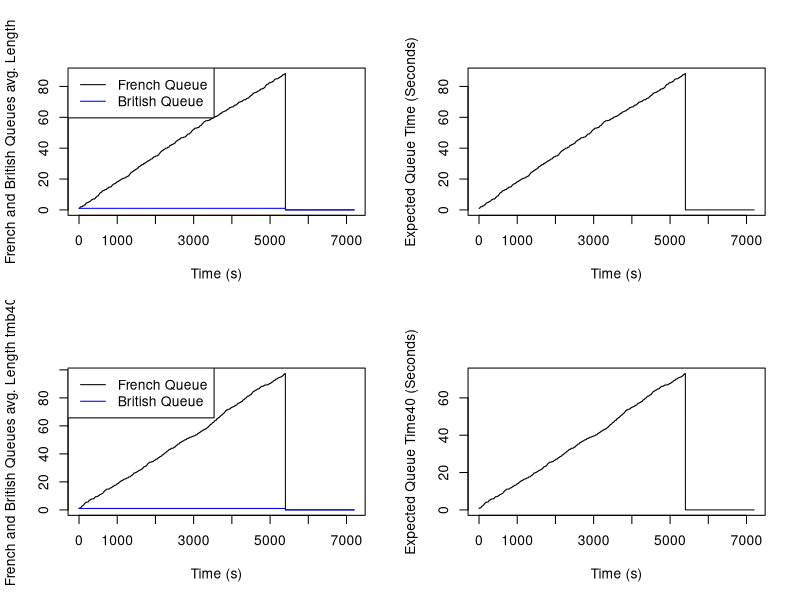

Write the R code that produced this figure.

# This is a document that has a code containing a function called (qsim). The (qsim) function  is to simulate cars passing through French and then British passport control at a French ferry terminal. Before each part of this code, there will be a small paragraph to explain the general idea of this part in the context of the practical (2). In addition, after each part, there will be a few lines to explain each line separately and illustrate the functions that we used. In the last part of this code, we will intrduce a function to calculate the possibility that at least one car will miss the ferry's departure. Moreover, in the last part of the code, we added a brief discussion to explain the implications of small extra delays in British checking.



# Firstly:
# In order to write the simulation function, we initialize the necessary data structures and variables to simulate the queuing system. For instance, the French and British queues and the data vectors of average queuing lines etc.  Moreover, there will be some variables to update these structures to model the arrival, processing, and departure of French and British cars at the border checkpoint. As the simulation develops, the initialization variables are crucial for capturing and following the dynamics of the queuing system.


qsim <- function(mf, mb, a.rate, trb, trf, tmb, tmf, maxb) {
  
  nf <- numeric(7200)  
  nb <- numeric(7200)
  eq <- numeric(7200)
  
  French_queues <- numeric(mf)
  British_queues<- numeric(mb)
  
  
  tmf_min <- tmf  
  tmf_max <- tmf + trf
  tmb_min <- tmb  
  tmb_max <- tmb + trb
  
  French_processing <-  runif(1, min = tmf_min, max = tmf_max)
  British_processing <- runif(1, min = tmf_min, max = tmf_max)
  nxt_French_arrival <- rexp(1, a.rate)
  nxt_British_arrival <- Inf
  
  
  ## Closer look to the previous lines:
  # nf, nb, and eq are initialized as empty numeric vectors with a length of 7200 (in seconds), which corresponds to a 2-hour simulation. These vectors will store data over time.
  # French_queues and British_queues are initialized as empty numeric vectors. These represent the queues for French and British cars, respectively.
  
  # (tmf_min AND tmf_max) means that the actual processing time for a French car will be somewhere between tmf_min and tmf_max.
  # (tmb_min AND tmb_max) means that the actual processing time for a British car will be somewhere between tmb_min and tmb_max.
  # (French_processing <-runif(1, min = tmf_min, max = tmf_max)) this line generates a single random processing time for a French car. It is a random value within the range defined by tmf_min and tmf_max. Similarly, (runif(1, min = tmb_min, max = tmb_max)) generates a single random processing time for a British car within the range defined by tmb_min and tmb_max.
  
  # nxt_French_arrival is  used to simulate the time until the next arrival of a French cars based on the rate (a.rate) which  represents the time until the next arrival of a car at French station. The (rexp) function in R is typically used for simulating the time between events in a Poisson process, where events occur at a constant average rate. 
  # nxt_British_arrival is initially set to positive infinity, because the arrival time of the first car that arrive British stations is undefined at the start of the simulationis. This is a common approach when simulating queuing systems where the initial arrival time of cars is not specified.
  
  
  # Secondly: 
  # In this section of the code, the simulation models cars arriving at French passport control stations and the subsequent updating of French queues. Starting by determining if a car arrives based on a given probability (0.1), and if so, assigns the car to the shortest French queue. Processing times for cars at the French stations are reduced until a car is fully processed, at which point it either moves to the British queues if there's capacity (when the summation of British queues is less than 5*20) or is placed back in the French queue. This dynamic process accounts for the flow of cars through the French passport control system, balancing processing and queue capacities, and is vital for simulating border control scenarios effectively.
  
  for (t in 1:7200) {
    if (runif(1) < a.rate) {
      French_queues[which.min(French_queues)] <- French_queues[which.min(French_queues)] + 1
    }
    for (i in 1:mf) {
      if (!is.na(French_processing[i])) {
        French_processing[i] <- French_processing[i] - 1
        if (French_processing[i] == 0) {
          if (sum(!is.na(British_queues)) < mb * maxb) {
            Shortest_British <- which.min(British_queues)
            British_queues[Shortest_British] <- c(British_queues[Shortest_British], 1)
            French_processing[i] <- NA
          } else {
            French_queues[i] <- c(French_queues[i], 1)
            French_processing[i] <- NA
          }
        }
      }
    }
    if (t > 5400) {
      break  
      
    }
    
    ## Closer look to the previous lines:
    # for (t in 1:7200) is a loop that iterates over 7200 time steps (two-hours).
    # (runif(1)) is used to generate a single random number from a uniform distribution in the range [0, 1]. It then checks if this random number is less than the specified arrival rate a.rate. This part (which.min(French_queues)) identifies the index of the French queue with the shortest length. Then, (French_queues[which.min(French_queues)] + 1) accesses the identified queue by using its index and increments the length of the identified French queue by 1, signifying the arrival of a new car at that queue.
    # for (i in 1:mf), is an inner loop that iterates over the French queues.
    # if (!is.na(French_processing[i])) this line checks whether there is an active car (not marked as NA) being processed in the i-th French queue. If there is an active car, the code inside the if statement will be executed. If there is no active car in that queue, the code within the if block will be skipped.
    # (French_processing[i]) this part of the code accesses the processing time of the car in the i-th French queue. (French_processing[i] - 1) this line subtracts 1 from the current processing time. The entire line is to reduce the remaining processing time for the French car in the i-th French queue by one second.
    #  (if (French_processing[i] == 0))is used to check whether the remaining processing time for the French car in the i-th French queue has reached zero. If the processing time equals zero, it indicates that the car has been fully processed, and the queuing needs to decide what to do with the departing car.
    #  (if (sum(!is.na(British_queues)) < mb * maxb)) this line is used to check if there is enough capacity in the British queues to accommodate the departing French car. (mb * maxb) this part of the code is to calculate a value representing the maximum capacity of the British queues.
    # (Shortest_British <- which.min(British_queues)) this line is used to find the British queue with the shortest length (fewest car) and then add a new British car (represented as 1) to that queue.
    # (which.min(...)), returns the index of the first occurrence of the minimum value in the British_queues vector.
    # (British_queues[Shortest_British]) is used to access the British queue with the shortest length. While ((British_queues[Shortest_British], 1)) is a new vector that combines the existing cars of the British queue with a new element (car), which represents the arrival of a British car. In this case, the new element is 1, indicating the arrival of one car coming to the British stations.
    # (French_processing[i] <- NA) this part sets the processing time of the French car to "Not Available," indicating that the car has been transferred to a British queue. If there is not enough capacity in the British queues this line (French_queues[i] <- c(French_queues[i], 1)) will add the French car back to the end of the i-th French queue, assuming there's no capacity in the British queues.
    # This part (French_processing[i] <- NA) sets the processing time of the French car to "Not Available," indicating that the car is still in the French queue.
    #  (if (t > 5400) ) this statement closes check-in, so that no new cars arrive in the final 30 minutes 5400 seconds.
    
    
    
    
    # Thirdly:
    #This section of the code makes sure that each car in the British lines is processed individually before being pulled from the line to make space for the next car to be processed. It also takes into account the British lines' 20-car maximum per line capacity by deleting processed cars and updating the queues' status as necessary.
    
    for (i in 1:mb) {
      if (!is.na(British_processing[i])) {
        British_processing[i] <- British_processing[i] - 1
        if (British_processing[i] == 0) {
          British_queues[i] <- British_queues[i][-1]
          British_processing[i] <- NA
        }
      }
    }
    
    ## Closer look to the previous lines:
    # The for loop here is to iterate over each British queue (indexed by i) in the range from 1 to the total number of British queues (mb).
    # This part (if (!is.na(British_processing[i]))) checks if there is an active car being processed in the i-th British queue. In addition, it ensures that the processing time is not "Not Available" (NA), which would mean there is no car currently being processed in that queue. Moreover, if there is an active car in the British queue (British_processing[i] is not NA), the code proceeds to update its processing time.
    # This part (British_processing[i] <- British_processing[i] - 1) reduces the remaining processing time for the car in the i-th British queue by one second.
    # This part (if (British_processing[i] == 0)) checks if the processing time for the car in the i-th British queue has reached zero, indicating that the car has been fully processed.
    
    # (British_queues[i] <- British_queues[i][-1]) removes the first car from the i-th British queue, effectively marking it as processed and dequeued.
    # (British_processing[i] <- NA) sets the processing time of the car to "Not Available" (NA), indicating that the queue is now empty, and there's no car being processed in that British queue.
    
    
    
    # Then, 
    # This part of the code controls the stochastic arrival of French cars at the French passport control. When it's time for a car to arrive, it updates the arrival time and adds the car to the queue. If it's not time for a new car, it simply counts down the time until the next car's arrival, ensuring that the simulation progresses in discrete time steps.
    
    if (nxt_French_arrival <= 0) {
      nxt_French_arrival <- rexp(1, a.rate)
      French_queues <- c(French_queues, 1)
    } else {
      nxt_French_arrival <- nxt_French_arrival - 1
    }
    
    ## Closer look to the previous lines:
    # The (if) statement here checks if the value of nxt_French_arrival is less than or equal to zero. If the condition is true, it means that the time has come for a new French car to arrive. Moreover, it determines if it's time for a new car to arrive based on the defined inter-arrival time distribution.
    # This part (French_queues <- c(French_queues, 1) is used to add a new car to the queue of French cars in the queuing system simulation.
    # This line (nxt_French_arrival <- nxt_French_arrival - 1) is executed when the condition in the if statement is not met, which indicates that it's not yet time for a new French car to arrive. Additionally, it used to decrement the time remaining until the next French car arrival by one time step.
    
    
    # Next,
    #  We made sure of controling the stochastic arrival of British cars at the British passport control by using this part of the code. In otherwords, when it's time for a car to arrive, it updates the arrival time and adds the car to the shortest available British queue, ensuring that the simulation follows the defined arrival rate and capacity constraints of the queues. If it's not yet time for a new car to arrive, it simply counts down the time until the next car's arrival. 
    
    if (nxt_British_arrival <= 0) {
      nxt_British_arrival <- rexp(1, a.rate)
      if (sum(!is.na(British_queues)) < mb * maxb) {
        Shortest_British <- which.min(British_queues)
        British_queues[Shortest_British] <- c(British_queues[Shortest_British], 1)
      }
    } else {
      nxt_British_arrival <- nxt_British_arrival - 1
    }
    
    ## Closer look to the previous lines:
    # Here explanation for the code above, (if (nxt_British_arrival <= 0)) is used to check if it's time for a new car to arrive at the British passport control. Based on the a.rate probability.
    # (sum(!is.na(British_queues)) < mb * maxb) checks if there is enough capacity in the British queues by calculating the current number of cars in the British queues. If the count is less than mb * maxb which is (5*20) in this simulation, it means there's a space for a new car. Moreover, if there is space the new car goes to the shortest british queue using these two lines (Shortest_British <- which.min(British_queues)) and (British_queues[Shortest_British] <- c(British_queues[Shortest_British], 1)) respectively. If there is no space in the British queues for a new car this line (nxt_British_arrival <- nxt_British_arrival - 1) subtracts one second from the time until the arrival of the next British car.
    
    # Moving to the next part:
    #By updating each vector of data for each time step in the simulation, we can gain insights into the dynamics of the queues, processing times, and expected waiting times as the simulation progresses. This gives us a comprehensive view of the simulation by identifying the average of the French and British passport control stations as well as the expected time. 
    
    nf[t] <- sum(lengths(French_queues)) / mf
    nb[t] <- sum(lengths(British_queues)) /mb 
    eq[t] <- (nf[t] * tmf)  / (nb[t] * tmb)
    
  }
  
  ## Closer look to the previous lines:
  # (nf[t] <- sum(lengths(French_queues)) / mf) this line computes the average length of the French queues by summing the lengths of all French queues using sum(lengths(French_queues)) and then dividing this sum by the total number of French queues, mf. The line (nb[t] <- sum(lengths(British_queues)) /mb) does exactly the same to the British queues in order to get the average length of the British queues.
  # This line (eq[t] <- (sum(nf) * (tmf + trf)) / (a.rate)) calculates the average expected waiting time for a car at the start of the French queue at the t-th second of the simulation.
  
  return(list(nf = nf, nb = nb, eq = eq))
}

# Running with the default parameters:
set.seed(0)
DFLT_RSLT <- qsim(mf = 5, mb = 5, a.rate = 0.1, trb = 40, trf = 40, tmb = 30, tmf = 30, maxb = 20)

# Running with with tmb = 40
set.seed(40)
RSLT_tmb40 <- qsim(mf = 5, mb = 5, a.rate = 0.1, trb = 40, trf = 40, tmb = 40, tmf = 30, maxb = 20)

# (DFLT_RSLT) is used to store the qsim function to simulate the passport control queues with the given parameters.
# (RSLT_tmb40) is used to store the qsim function to simulate the passport control queues with the given parameters but changing the value of (tmb) to 40 seconds. 


# The resulting 4-panel plot allows us to compare the average queue lengths in French and British stations and expected waiting times between the default scenario and the one with increased British processing time.

# Plot the results
par(mfrow=c(2, 2)) # sets up a plotting layout with 2 rows and 2 columns.

plot(DFLT_RSLT$nf, type = "l", xlab = "Time (s)", ylab = "French and British Queues avg. Length")
lines(DFLT_RSLT$nb, col = "blue")
legend("topleft", legend = c("French Queue", "British Queue"), col = c("black", "blue"), lty = 1)

# In terms of plotting (French and British Queues avg. Length) the (plot) function is used to create the initial plot, and (lines) adds additional lines to the existing plot, while (legend) adds a legend to help interpret the lines on the plot.


plot(DFLT_RSLT$eq, type = "l", xlab = "Time (s)", ylab = "Expected Queue Time (Seconds)") # To plot the average expected waiting time for a car at the start of the french queue for each second of the simulation.

plot(RSLT_tmb40$nf, type = "l", xlab = "Time (s)", ylab = "French and British Queues avg. Length tmb40")
lines(RSLT_tmb40$nb, col = "blue")
legend("topleft", legend = c("French Queue", "British Queue"), col = c("black", "blue"), lty = 1)

plot(RSLT_tmb40$eq, type = "l", xlab = "Time (s)", ylab = "Expected Queue Time40 (Seconds)")

# The previous four lines are for plotting the graph with different (minimum British handling time).

# Finally:
# We will intrduce a function to calculate the possibility that at least one car will miss the ferry's departure. We will implement that by using our qsim function 100 times.

EST_PROB <- function(mf, mb, a.rate, trb, trf, tmb, tmf, maxb, repetitions) {
  AT_LEAST_ONE <- 0
  for (i in 1:repetitions) {
    RSLT <- qsim(mf, mb, a.rate, trb, trf, tmb, tmf, maxb)
    if (RSLT$nf[5400] > 0 || RSLT$nb[7200] > 0) {
      AT_LEAST_ONE <- AT_LEAST_ONE + 1
    }
  }
  return(AT_LEAST_ONE / repetitions)
}

# The function (EST_PROB) takes the simulation parameters (mf, mb, a.rate, trb, trf, tmb, tmf, maxb) and the number of repetitions to run (repetitions).
# (AT_LEAST_ONE <- 0) this line initializes a variable named AT_LEAST_ONE to zero. This variable will be used to count the number of times at least one car misses the ferry's departure in the simulations.
# This part (for (i in 1:repetitions)) starts a loop that will run for the specified number of repetitions. The loop will repeat the simulation and check if at least one car misses the ferry's departure in each iteration.
# (RSLT <- qsim(mf, mb, a.rate, trb, trf, tmb, tmf, maxb)): in each iteration, this line runs the qsim function with the given parameters, simulating the passport control queues.
# (if (RSLT$nf[5400] > 0 || RSLT$nb[7200] > 0)): this line checks if, at the end of the simulation (at time 7200 seconds), there are cars still waiting in either the French queues (nf) or the British queues (nb). If there are, it means at least one car has missed the departure. If there is at least one car that missed the departure in the current iteration, this line (AT_LEAST_ONE <- AT_LEAST_ONE + 1) increments the (AT_LEAST_ONE) counter by 1.

# Estimate the probability for 100 repetitions
set.seed(4)
THE_PROB <- EST_PROB(mf = 5, mb = 5, a.rate = 0.1, trb = 40, trf = 40, tmb = 30, tmf = 30, maxb = 20, repetitions = 100)
print(paste("The probability of at least one car miss the ferry's departure:", THE_PROB))

# Finally, print(paste(...) is used to output the result, which reflects the calculated probability, to the console. A message stating "The probability of at least one car missing the ferry's departure:" is followed by the computed probability kept in the variable THE_PROB in the output. 

# In conclusion, the last result suggests that under the specified parameters and assumptions, there was a high probability that at least one car would be in the queue at the end of the 2-hour simulation period, and thus, it missed the ferry's departure.


## The following paragraph is for explaining the implications of small extra delays in British checking:

# In this simulation, even small delays in passport checking in the UK can have consequences. These delays will increase the average queue length at UK passport control, leading to longer waiting times. Since the maximum capacity of each British line is 20 cars, this can lead to additional delays and inefficiency. In other words, cars cannot go after finishing from the French control to the British stations if the queues in the UK are full. Therefore, a small delay in British inspection could significantly affect the overall efficiency of the border control process. 

###DONE###


